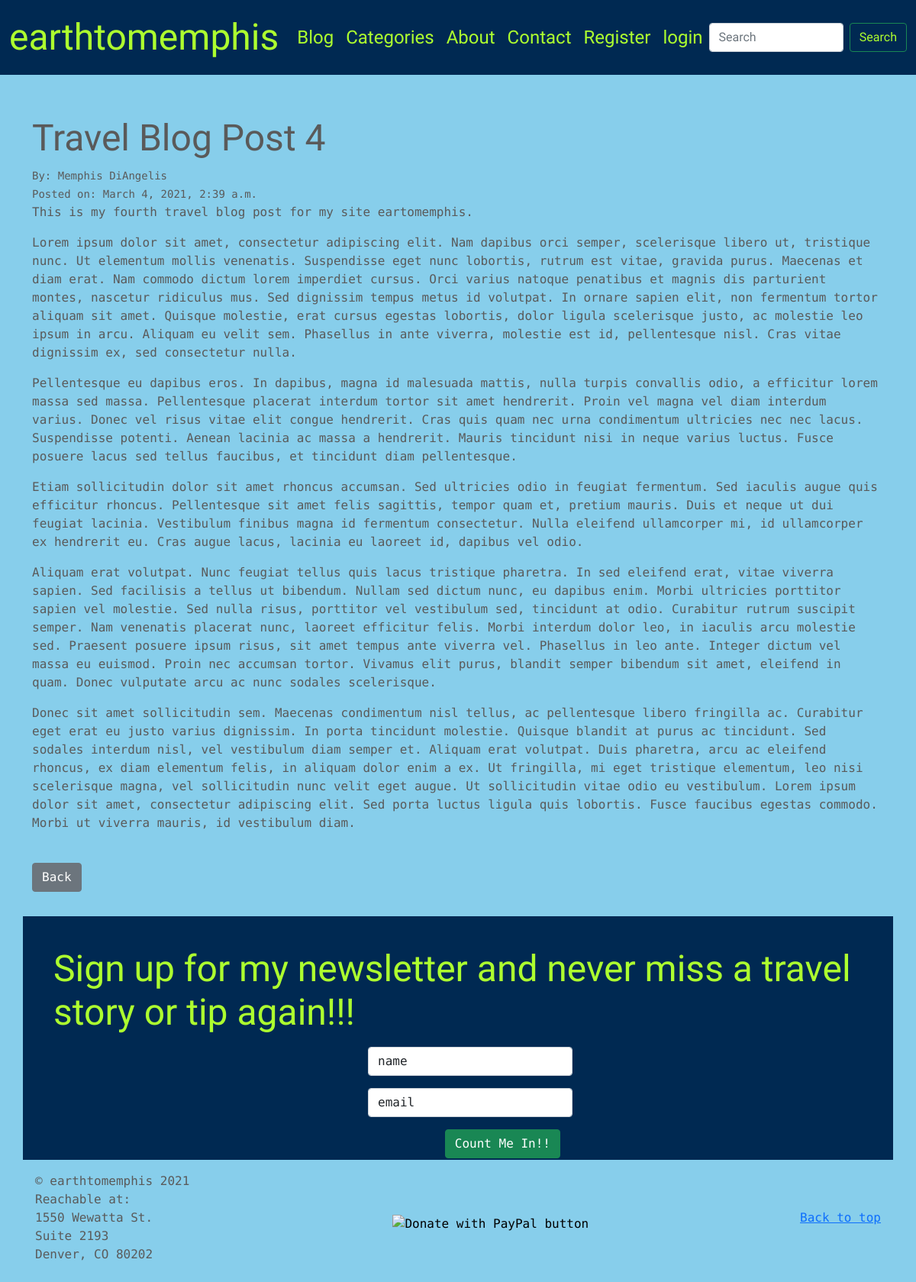
Page /article/travel-blog-post-4/ on the committed database.
### blog/models.py (models this page shows, shortened)
class Post(models.Model):
    title = models.CharField(max_length=200, unique=True)
    slug = models.SlugField(blank=False, unique=True,
                            default='travel-blog-post')
    author = models.ForeignKey(User, on_delete=models.CASCADE)
    date_created = models.DateTimeField(auto_now_add=True)
    body = models.TextField()
    status = models.IntegerField(choices=STATUS, default=0)
    metades = models.CharField(max_length=300, default="new post")
    category = models.CharField(max_length=200, default='uncategorized')
    class Meta:
        ordering = ['-date_created']

### blog/views.py (the view)
class ArticleDetailView(DetailView):
    model = Post
    template_name = 'article_detail.html'
    context_object_name = 'post'

### blog/templates/article_detail.html (shortened to what this page needs)
{% extends "base.html" %}
{% load static %}
{% block content %}
<br>
<br>
<br>
    <div class="container" style="margin-top: 2rem; margin-bottom: 2rem;">
        <h1>{{post.title}}</h1>
        <small>
          By: {{post.author.first_name}}
          {{post.author.last_name}}
        </small>
        <br>
        <small>Posted on: {{post.date_created}}</small>
        <p>{{post.body|safe}}</p>
        <br>
        <a href="{% url 'index' %}" class="btn btn-secondary">Back</a>
    </div>
{% endblock content %}

### static/css/carousel.css (style rules this page uses)
body { padding-top: 3rem; padding-bottom: 3rem; color: #5a5a5a; }

### blog/templates/base.html (style rules this page uses)
:root { --primary-color: #002952; --secondary-color: skyblue; }
body { background-color: var(--secondary-color); font-family: 'Roboto Mono', monospace; margin: 0; padding: 0; }
h1, h2, h3, h4, h5, h6, nav { font-family: 'Italianno', cursive; font-size: 3rem; }

### rows in the picture
Post: title "Travel Blog Post 4", author.first_name "Memphis", author.last_name "DiAngelis", date_created "March 4, 2021, 2:39 a.m.", body "This is my fourth travel blog post for my site eartomemphis. Lorem ipsum dolor sit amet, consectetur adipiscing elit. Nam dapibus orci semper, scelerisque libero ut, tristique nunc. Ut elementum mollis venenatis. Suspendisse eget nunc lobortis, rutrum est vitae, gravida purus. Maecenas et diam erat. Nam commodo dictum lorem imperdiet cursus. Orci varius natoque penatibus et magnis dis parturient montes, nascetur ridiculus mus. Sed dignissim tempus metus id volutpat. In ornare sapien elit, non fermentum tortor aliquam sit amet. Quisque molestie, erat cursus egestas lobortis, dolor ligula scelerisque justo, ac molestie leo ipsum in arcu. Aliquam eu velit sem. Phasellus in ante viverra,…"
